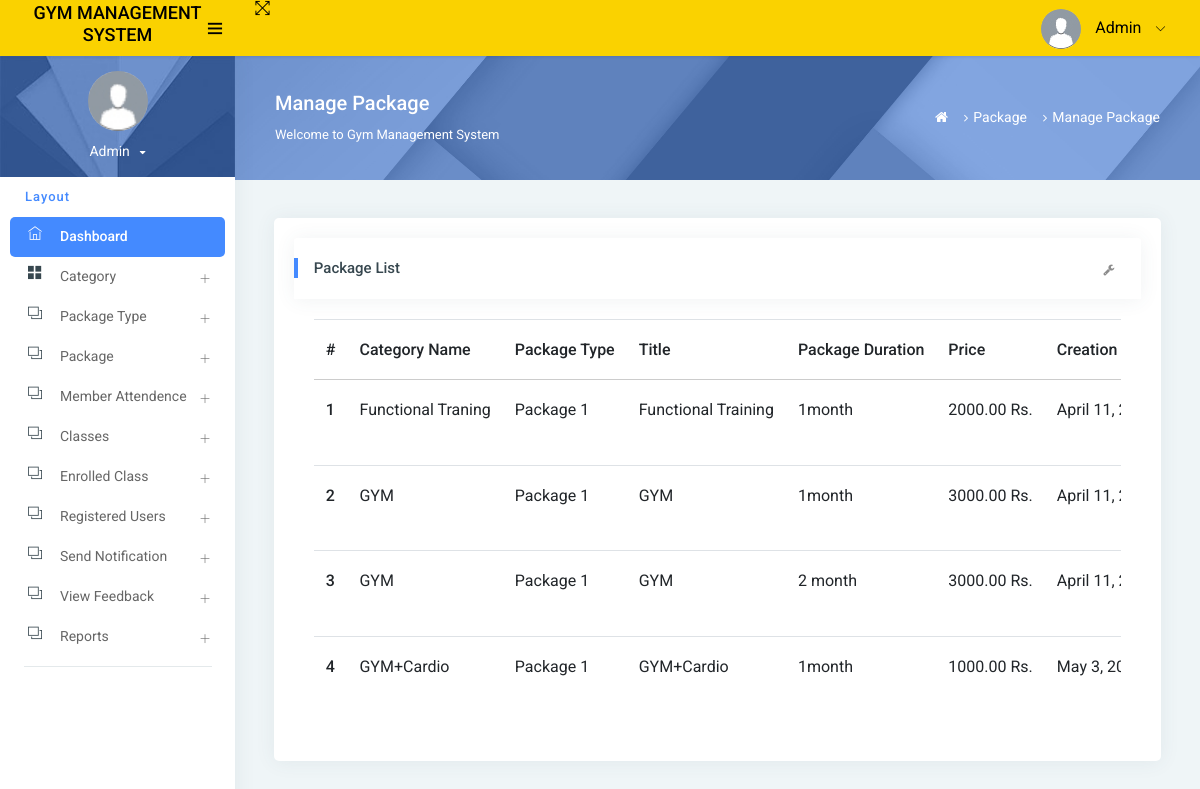
Before: /managePackage/ with the older database file.
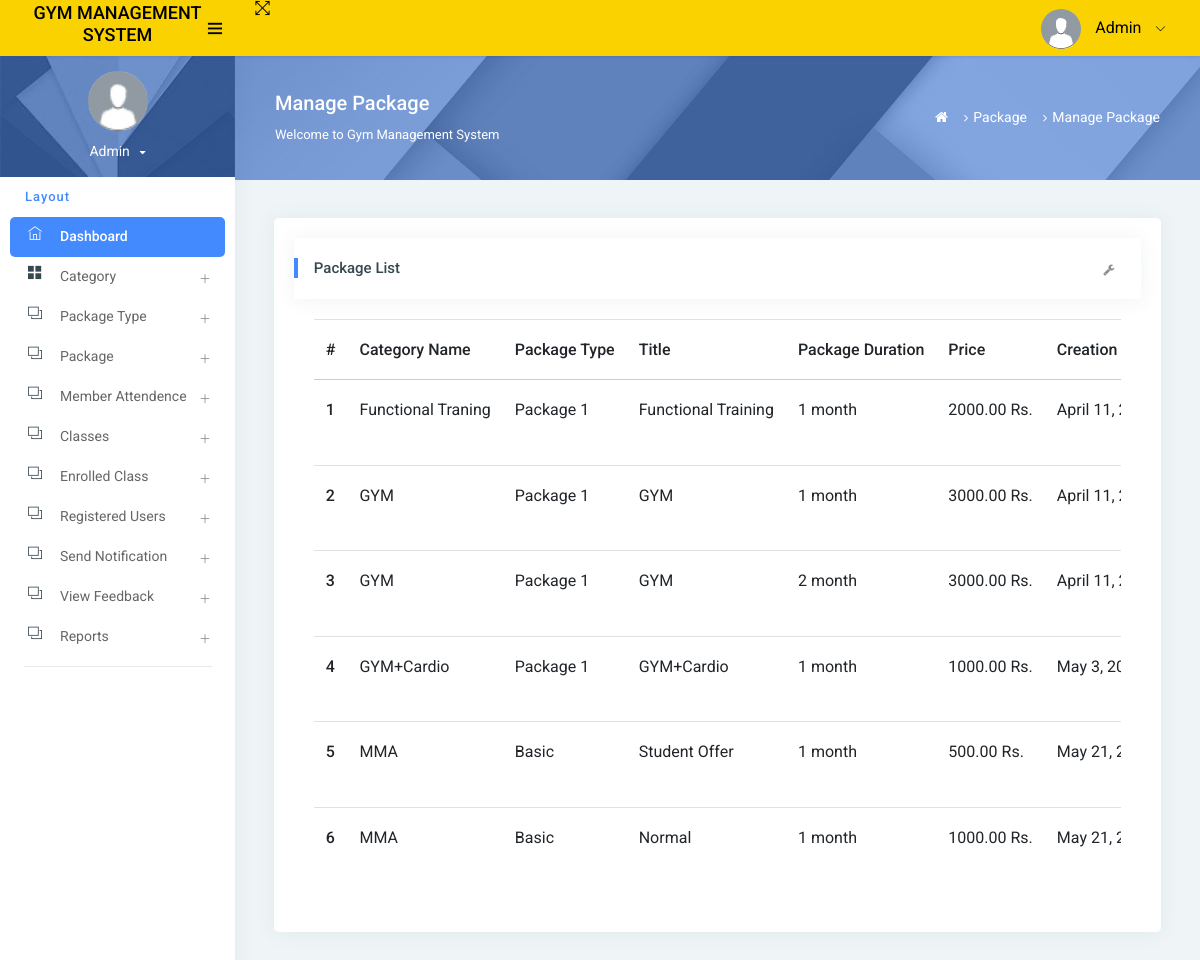
After: the same page with the newer database file.
### app/models.py (models this page shows, shortened)
class Package(models.Model):
    category = models.ForeignKey(Category, on_delete=models.CASCADE, null=True)
    packagename = models.ForeignKey(Packagetype, on_delete=models.CASCADE, null=True)
    titlename = models.CharField(max_length=200, null=True)
    packageduration = models.CharField(max_length=50, null=True)
    price = models.DecimalField(max_digits=10, decimal_places=2, null=True)
    description = models.TextField(null=True)
    creationdate = models.DateTimeField(auto_now_add=True)

class Category(models.Model):
    categoryname = models.CharField(max_length=200, null=True)
    status = models.CharField(max_length=300, null=True)
    creationdate = models.DateTimeField(auto_now_add=True)

class Packagetype(models.Model):
    category = models.ForeignKey(Category, on_delete=models.CASCADE, null=True)
    packagename = models.CharField(max_length=200, null=True)
    creationdate = models.DateTimeField(auto_now_add=True)
    def __str__(self):
        return self.packagename

### app/views.py (the view)
# urls.py: path('managePackage/', managePackage, name='managePackage'),
def managePackage(request):
    package = Package.objects.all()
    return render(request, 'admin/managePackage.html',locals())

### templates/admin/managePackage.html (shortened to what this page needs)
{% extends 'admin_base.html' %}
{% load static %}
{% block main %}
<div class="page-header">
    <div class="page-block">
        <div class="row align-items-center">
            <div class="col-md-8">
                <div class="page-header-title">
                    <h5 class="m-b-10">Manage Package</h5>
                    <p class="m-b-0">Welcome to Gym Management System</p>
                </div>
            </div>
            <div class="col-md-4">
                <ul class="breadcrumb-title">
                    <li class="breadcrumb-item">
                        <a href="{% url 'admin_home' %}"> <i class="fa fa-home"></i> </a>
                    </li>
                    <li class="breadcrumb-item"><a href="">Package</a>
                    </li>
                    <li class="breadcrumb-item"><a href="">Manage Package</a>
                    </li>
                </ul>
            </div>
        </div>
    </div>
</div>
<div class="pcoded-inner-content">
    <div class="main-body">
        <div class="page-wrapper">
            <div class="page-body">
                <div class="row">
                    <div class="col-md-12">
                        <div class="card">
                            <div class="card-block">
                                <div class="card-header">
                                    <h5>Package List</h5>
                                    <div class="card-header-right">
                                        <ul class="list-unstyled card-option">
                                            <li><i class="fa fa fa-wrench open-card-option"></i></li>
                                        </ul>
                                    </div>
                                </div>
                                <div class="card-block table-border-style">
                                    <div class="table-responsive">
                                        <table class="table">
                                            <thead>
                                            <tr>
                                                <th>#</th>
                                                <th>Category Name</th>
                                                <th>Package Type</th>
                                                <th>Title</th>
                                                <th>Package Duration</th>
                                                <th>Price</th>
                                                <th>Creation Date</th>
                                            </tr>
                                            </thead>
                                            <tbody>
                                            {% for i in package %}
                                            <tr>
                                                <th scope="row">{{forloop.counter}}</th>
                                                <td>{{i.category.categoryname}}</td>
                                                <td>{{i.packagename}}</td>
                                                 <td>{{i.titlename}}</td>
                                                <td>{{i.packageduration}}</td>
                                                <td>{{i.price}} Rs.</td>
                                                <td>{{i.creationdate}}</td>
                                            </tr>
                                            {% endfor %}
                                            </tbody>
                                        </table>
                                    </div>
                                </div>
                            </div>
                        </div>
                    </div>
                </div>
            </div>
        </div>
    </div>
</div>
{% endblock %}

### templates/admin_base.html (shortened to what this page needs)
{% load static %}
<html lang="en">
<head>
<link rel="stylesheet" type="text/css" href="{% static 'assets1/css/bootstrap/css/bootstrap.min.css' %}">
<link rel="stylesheet" type="text/css" href="{% static 'assets1/icon/font-awesome/css/font-awesome.min.css' %}">
    <link rel="stylesheet" href="{% static 'assets1/pages/waves/css/waves.min.css' %}" type="text/css" media="all">
    <link rel="stylesheet" type="text/css" href="{% static 'https://cdn.jsdelivr.net/npm/bootstrap@5.3.3/dist/css/bootstrap.min.css' %}">
    <link rel="stylesheet" href="{% static 'assets1/pages/waves/css/waves.min.css' %}" type="text/css" media="all">
    <link rel="stylesheet" type="text/css" href="{% static 'assets1/icon/themify-icons/themify-icons.css' %}">
    <link rel="stylesheet" type="text/css" href="{% static 'assets1/icon/font-awesome/css/font-awesome.min.css' %}">
    <link rel="stylesheet" type="text/css" href="{% static 'assets1/css/jquery.mCustomScrollbar.css' %}">
    <link rel="stylesheet" href="https://www.amcharts.com/lib/3/plugins/export/export.css" type="text/css" media="all"/>
    <link rel="stylesheet" type="text/css" href="{% static 'assets1/css/style.css' %}">
</head>
<body>
<div class="toast-container position-fixed top-0 end-0 p-3" style="z-index: 1100">
</div>
<div id="pcoded" class="pcoded">
    <div class="pcoded-container navbar-wrapper">
        <nav class="navbar header-navbar pcoded-header">
            <div class="navbar-wrapper">
                <div class="navbar-logo">
                    <a class="mobile-menu waves-effect waves-light" id="mobile-collapse" href="#!">
                        <i class="ti-menu"></i>
                    </a>
                    <a href="{% url 'admin_home' %}" class="gym-logo">
                        <h2 style="font-size: 18px;">GYM Management System</h2>
                    </a>
                </div>
                <div class="navbar-container container-fluid">
                    <ul class="nav-left">
                        <li>
                            <a href="#!" onclick="javascript:toggleFullScreen()" class="waves-effect waves-light">
                                <i class="ti-fullscreen"></i>
                            </a>
                        </li>
                    </ul>
                    <ul class="nav-right">
                        <li class="user-profile header-notification">
                            <a href="#!" class="waves-effect waves-light">
                                <img src="{% static 'assets1/images/avatar-blank.jpg' %}" class="img-radius"
                                     alt="">
                                <span>Admin</span>
                                <i class="ti-angle-down"></i>
                            </a>
                        </li>
                    </ul>
                </div>
            </div>
        </nav>
        <div class="pcoded-main-container">
            <div class="pcoded-wrapper">
                <nav class="pcoded-navbar">
                    <div class="pcoded-inner-navbar main-menu">
                        <div class="">
                            <div class="main-menu-header">
                                <img class="img-80 img-radius" src="{% static 'assets1/images/avatar-blank.jpg' %}"
                                     alt="">
                                <div class="user-details">
                                    <span id="more-details">Admin<i class="fa fa-caret-down"></i></span>
                                </div>
                            </div>
                        </div>
                        <div class="pcoded-navigation-label" data-i18n="nav.category.navigation">Layout</div>
                        <ul class="pcoded-item pcoded-left-item">
                            <li class="active">
                                <a href="{% url 'admin_home' %}" class="waves-effect waves-dark">
                                    <span class="pcoded-micon"><i class="ti-home"></i><b>D</b></span>
                                    <span class="pcoded-mtext" data-i18n="nav.dash.main">Dashboard</span>
                                </a>
                            </li>
                            <li class="pcoded-hasmenu">
                                <a href="javascript:void(0)" class="waves-effect waves-dark">
                                    <span class="pcoded-micon"><i class="ti-layout-grid2-alt"></i></span>
                                    <span class="pcoded-mtext" data-i18n="nav.basic-components.main">Category</span>
                                </a>
                            </li>
                            <li class="pcoded-hasmenu">
                                <a href="javascript:void(0)" class="waves-effect waves-dark">
                                    <span class="pcoded-micon"><i class="ti-layers"></i></span>
                                    <span class="pcoded-mtext"
                                          data-i18n="nav.basic-components.main">Package Type </span>
                                </a>
                            </li>
                            <li class="pcoded-hasmenu">
                                <a href="javascript:void(0)" class="waves-effect waves-dark">
                                    <span class="pcoded-micon"><i class="ti-layers"></i></span>
                                    <span class="pcoded-mtext"
                                          data-i18n="nav.basic-components.main"> Package</span>
                                </a>
                            </li>
                            <li class="pcoded-hasmenu">
                                <a href="javascript:void(0)" class="waves-effect waves-dark">
                                    <span class="pcoded-micon"><i class="ti-layers"></i></span>
                                    <span class="pcoded-mtext"
                                          data-i18n="nav.basic-components.main">Member Attendence </span>
                                </a>
                            </li>
                            <li class="pcoded-hasmenu">
                                <a href="javascript:void(0)" class="waves-effect waves-dark">
                                    <span class="pcoded-micon"><i class="ti-layers"></i></span>
                                    <span class="pcoded-mtext"
                                          data-i18n="nav.basic-components.main"> Classes</span>
                                </a>
                                </li>
                            <li class="pcoded-hasmenu">
                                <a href="javascript:void(0)" class="waves-effect waves-dark">
                                    <span class="pcoded-micon"><i class="ti-layers"></i></span>
                                    <span class="pcoded-mtext"
                                          data-i18n="nav.basic-components.main">Enrolled Class</span>
                                </a>
                            </li>
                               <li class="pcoded-hasmenu">
                                <a href="javascript:void(0)" class="waves-effect waves-dark">
                                    <span class="pcoded-micon"><i class="ti-layers"></i></span>
                                    <span class="pcoded-mtext"
                                          data-i18n="nav.basic-components.main"> Registered Users</span>
                                </a>
                            </li>
                            <li class="pcoded-hasmenu">
                                <a href="javascript:void(0)" class="waves-effect waves-dark">
                                    <span class="pcoded-micon"><i class="ti-layers"></i></span>
                                    <span class="pcoded-mtext"
                                          data-i18n="nav.basic-components.main">Send Notification</span>
                                </a>
                            <li class="pcoded-hasmenu">
                                <a href="javascript:void(0)" class="waves-effect waves-dark">
                                    <span class="pcoded-micon"><i class="ti-layers"></i></span>
                                    <span class="pcoded-mtext"
                                          data-i18n="nav.basic-components.main">View Feedback</span>
                                </a>
                            <li class="pcoded-hasmenu">
                                <a href="javascript:void(0)" class="waves-effect waves-dark">
                                    <span class="pcoded-micon"><i class="ti-layers"></i></span>
                                    <span class="pcoded-mtext"
                                          data-i18n="nav.basic-components.main">Reports</span>
                                </a>
                            </li>
                        </ul>
                    </div>
                </nav>
                <div class="pcoded-content">
                    {% block main %}
                    {% endblock %}
                </div>
            </div>
        </div>
    </div>
</div>
</body>
</html>

### templates/admin_base.html (style rules this page uses)
.toast-container { position: fixed; top: 20px; right: 20px; z-index: 1100; }
.gym-logo { text-decoration: none; color: #333; }
.navbar.header-navbar.pcoded-header { background-color: #FAD200 !important; }
.navbar.header-navbar.pcoded-header .navbar-wrapper { background-color: #FAD200 !important; }
.pcoded-navbar { background: #FAD200 !important; }
.navbar.header-navbar.pcoded-header a, .pcoded-navbar a { color: #000 !important; }

Changed rows visible on the page:
changed Package "Functional Training": packageduration "1month" → "1 month"
changed Package (number 2 of 6 on the later page): packageduration "1month" → "1 month"
changed Package "GYM+Cardio": packageduration "1month" → "1 month"
added Package: category.categoryname "MMA", packagename "Basic", titlename "Student Offer", packageduration "1 month", price "500.00", creationdate "May 21,…"
added Package: category.categoryname "MMA", packagename "Basic", titlename "Normal", packageduration "1 month", price "1000.00", creationdate "May 21,…"
